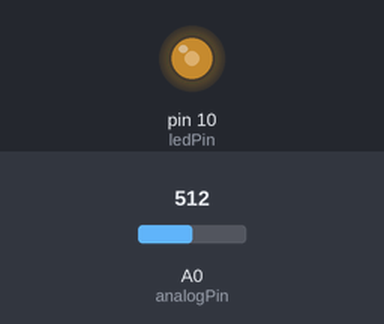
This sketch was run on a simulated Arduino Uno, built with avr-gcc and run on an emulated ATmega328P. On the bench: output pins drawn as LEDs (lit = HIGH). The test bench sets the inputs (shaded band); at power-on: A0 (analogPin) = 512.

Above: at 1.2 s.
1.3 s: A0 (analogPin) set to 716
At 1.9 s:
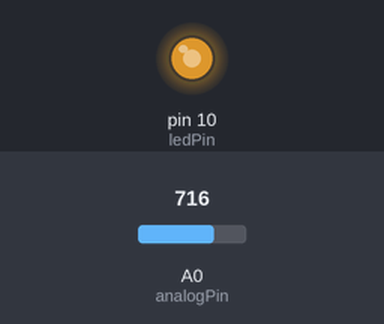
2.8 s: A0 (analogPin) set to 900
At 3.1 s:
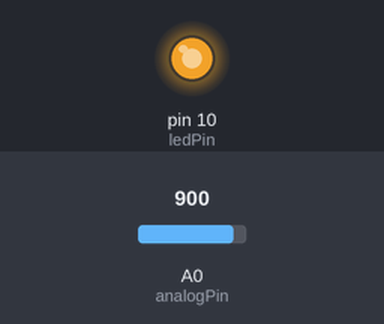
4.3 s: A0 (analogPin) set to 122
At 5.4 s:
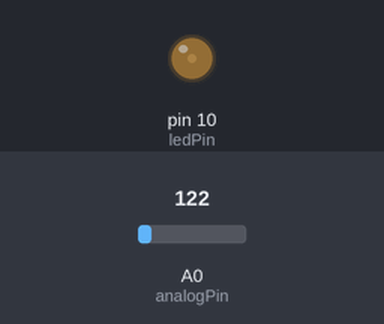
5.8 s: A0 (analogPin) set to 0
At 6.6 s:
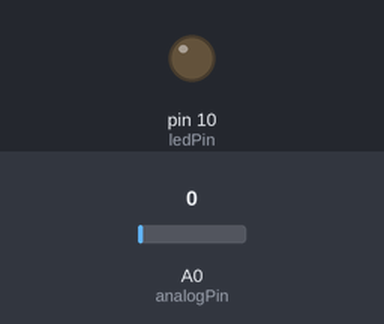
Timing chart, 0 to 8.3 s (numbered marks = the images above; inputs shaded):
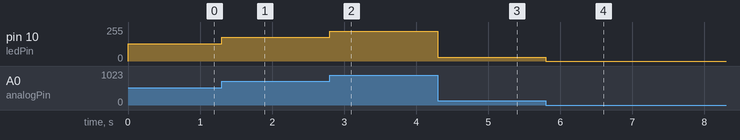

Measured:
- after the input at 1.3 s, pin 10 (ledPin): 128/255 → 179/255 at once
- after the input at 2.8 s, pin 10 (ledPin): 179/255 → 225/255 at once
- after the input at 4.3 s, pin 10 (ledPin): 225/255 → 30/255 at once
- after the input at 5.8 s, pin 10 (ledPin): 30/255 → 0/255 at once

The sketch:

reglerLED.ino
```cpp
int ledPin = 10;      // LED connected to digital pin 9

int analogPin = 0;   // potentiometer connected to analog pin 3

int val = 0;         // variable to store the read value


void setup()

{

  pinMode(ledPin, OUTPUT);   // sets the pin as output

}


void loop()

{

  val = analogRead(analogPin);   // read the input pin

  analogWrite(ledPin, val / 4);  // analogRead values go from 0 to 1023, analogWrite values from 0 to 255

}
```
